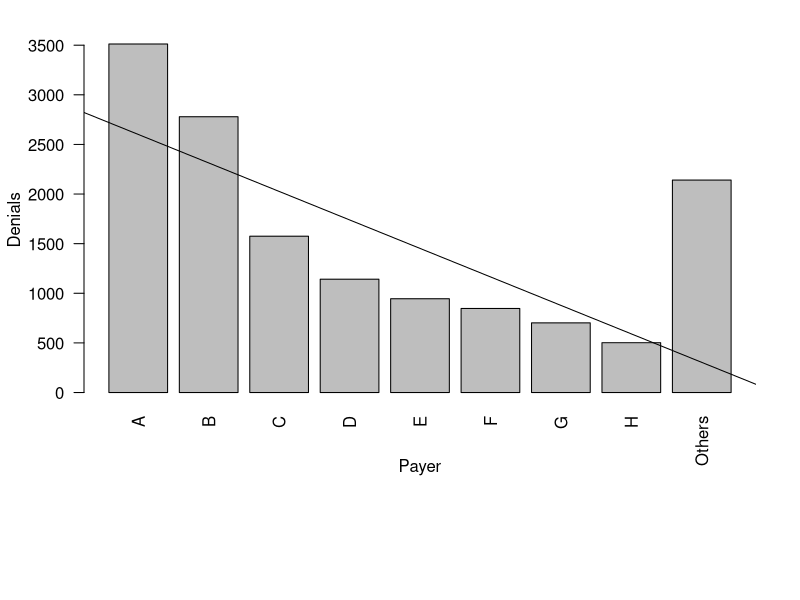

Write R code to recreate this figure.
#read data
data <- read.csv("ch14p213.txt", header=TRUE);

#plot diagram
png(filename="ch14p213.png");
par(mar = c(10, 4, 2, 2) + 0.2);
barplot(data$Denials, ylab="Denials", xlab="Payer", names.arg=data$Payer, las=2);

#trendline
fit <- glm(data$Denials ~ seq(1, length(data$Denials)));
abline(fit);

dev.off();
